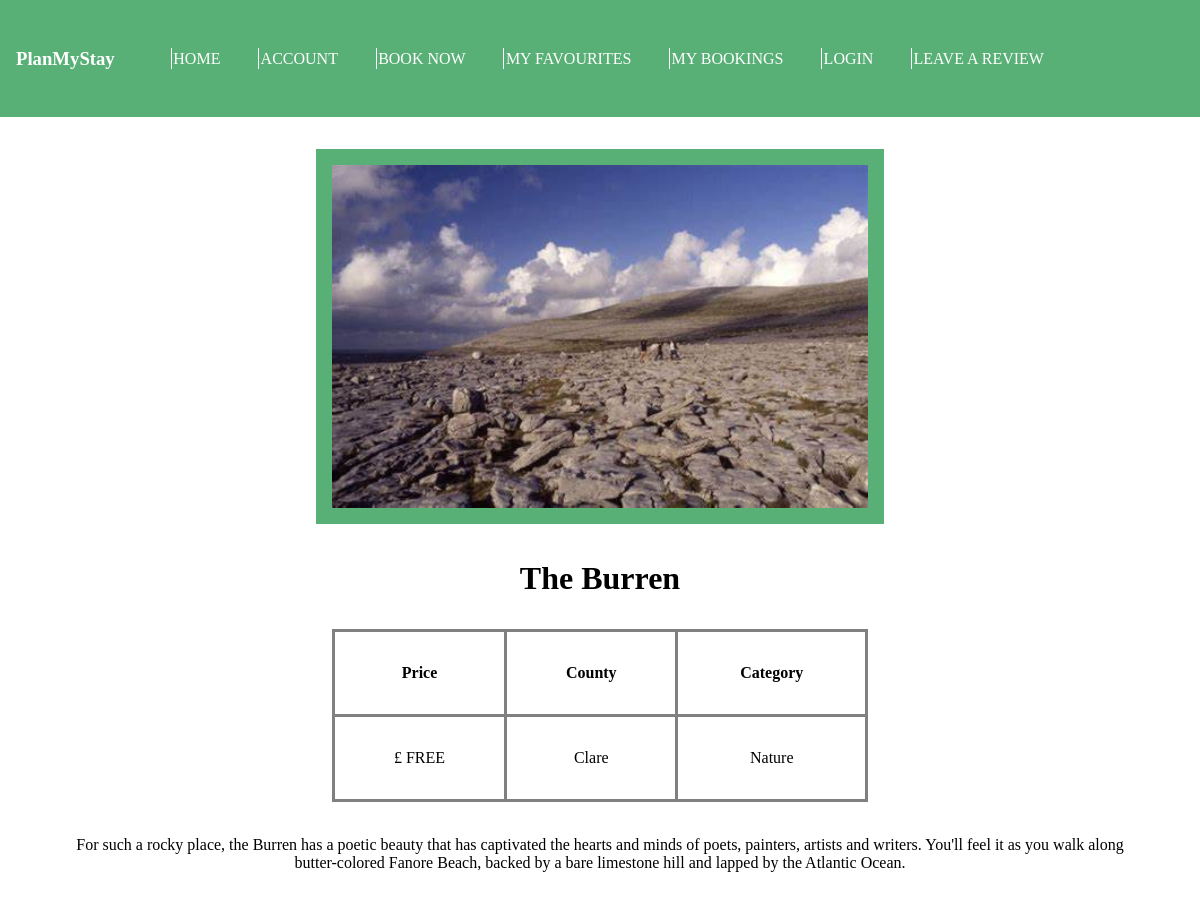
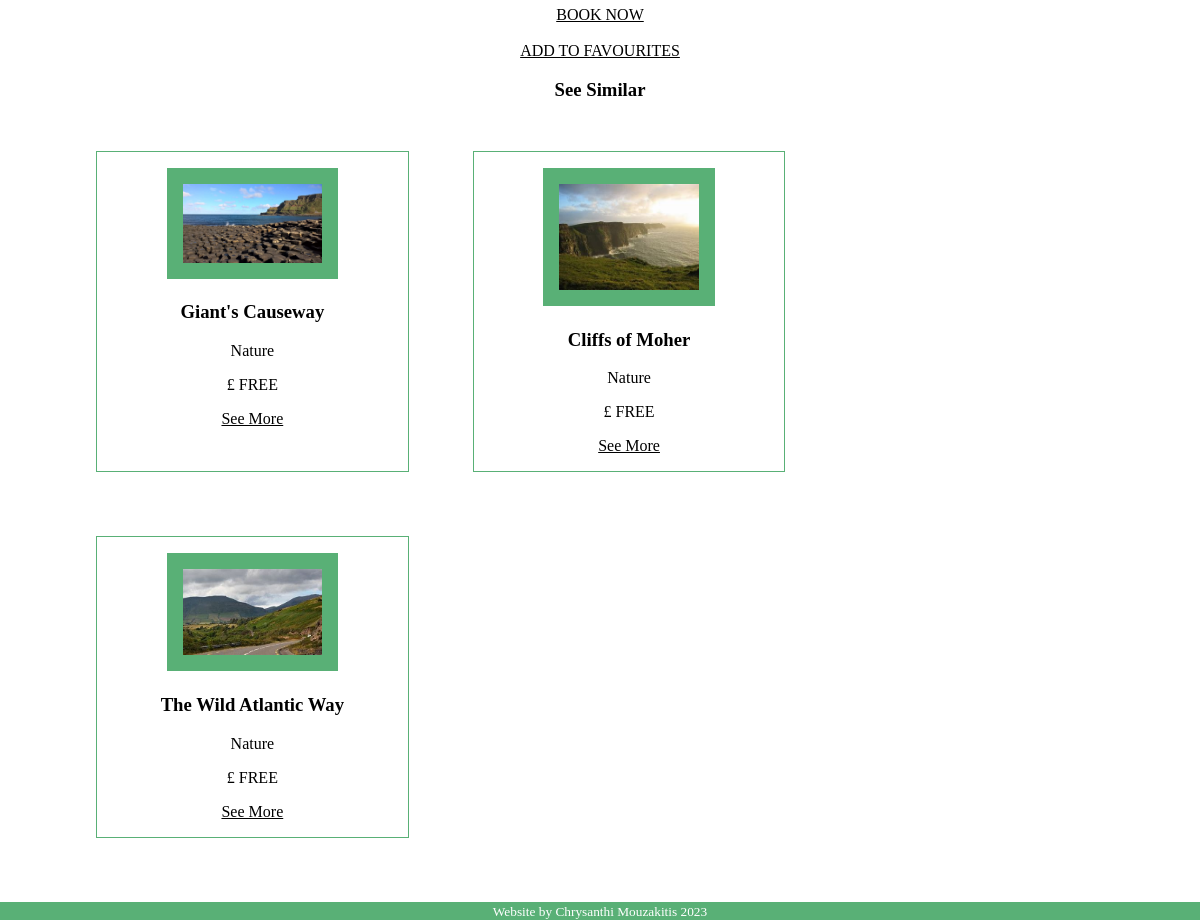
Screenshot of /activity/4 with the database file from the repository (2 pictures, top to bottom).
### tables this page shows
CREATE TABLE activities 
(
    activity_id INTEGER PRIMARY KEY AUTOINCREMENT,
    county TEXT NOT NULL,
    category TEXT NOT NULL,
    name TEXT NOT NULL,
    price INTEGER NOT NULL,
    pricenote TEXT NOT NULL,
    description TEXT NOT NULL,
    image TEXT NOT NULL

);

### app.py (the view)
@app.route("/activity/<int:activity_id>")
def activity(activity_id):
    db = get_db()
    activities = db.execute("""SELECT * FROM activities WHERE activity_id =?;""", (activity_id,)).fetchone()
    category = activities["category"]
    print(category)
    other_activities=db.execute("""SELECT * FROM activities WHERE category = ? AND activity_id <> ?;""", (category, activity_id)).fetchall()
    return render_template("activity.html", activity=activities, other_activities=other_activities)

### app.py (called while the page is built)
@app.before_request
def logged_in_user():
    g.user = session.get("user_id", None)

@app.before_request
def logged_in_admin():
    g.admin = session.get("admin_id", None)

### database.py (called while the page is built)
def get_db():
    if "db" not in g:
        g.db = sqlite3.connect(DATABASE,
            detect_types=sqlite3.PARSE_DECLTYPES
        )
        g.db.row_factory = sqlite3.Row
    return g.db

### templates/activity.html
{% extends "base.html" %}
{% block main_content %}
<section id="activity">
<img src="../static/{{activity['image']}}" alt="a big picture of {{activity['name']}}"/>
<h1>{{activity["name"]}}</h1>
<table>
    <tr>
        <th>Price</th>
        <th>County</th>
        <th>Category</th>
    </tr>
    <tr>
        <td>£ {{activity["pricenote"]}}</td>
        <td>{{activity["county"]}}</td>
        <td>{{activity["category"]}}</td>
    </tr>
</table>
<br/>
<p>{{activity["description"]}}</p>
<br/>
<a href="{{url_for('book_activity', activity_id=activity['activity_id'])}}" class="small_link">BOOK NOW</a>
<br/>
<a href="{{url_for('fav_activity', activity_id=activity['activity_id'])}}" class="small_link">ADD TO FAVOURITES</a>
<h3 >See Similar</h3>
<aside>
{% for act in other_activities %}
<section id = "act">
<img src="../static/{{act['image']}}"/>
<h3>{{act["name"]}}</h3>
<p>{{act["category"]}}</p>
<p>£ {{act["pricenote"]}}</p>
<a href="{{url_for('activity', activity_id=act['activity_id'])}}" class="small_link">See More</a>
</section>
{% endfor %}
</aside>
</section>
{% endblock %}

### static/css.css (style rules this page uses)
body { text-align: center; }
h1 { font-size: 2em; }
a { text-decoration: none; }
body { margin: 0; }
section { margin:2em; }
table { border-collapse: collapse; margin:auto; text-align: center; }
td, th { border: .2em solid grey; padding: 0.5em; margin: 0.5em; padding:2em; }
section img { width:50%; margin:0; padding:0; }
#activity { text-align: center; }
#activity img, #loop section { border: 1em solid #59b076; width:50%; }
#activity table { text-align: center; width:50%; margin: auto; }
#activity h1 { font-size: 2em; }
.small_link { text-decoration: underline; }
a { display:block; color:black; }
#act { border: .1em solid #59b076; width:26%; padding:1em; }
aside { display:flex; flex-wrap: wrap; }

### rows the page displays
activities: image (picture), name "The Burren", pricenote "FREE", county "Clare", category "Nature", description "For such a rocky place, the Burren has a poetic beauty that has captivated the hearts and minds of poets, painters, artists and writers. You'll feel it as you walk along butter-colored Fanore Beach, backed by a bare limestone hill and lapped by the Atlantic Ocean."
activities: image (picture), name "Giant's Causeway", category "Nature", pricenote "FREE"
activities: image (picture), name "Cliffs of Moher", category "Nature", pricenote "FREE"
activities: image (picture), name "The Wild Atlantic Way", category "Nature", pricenote "FREE"
